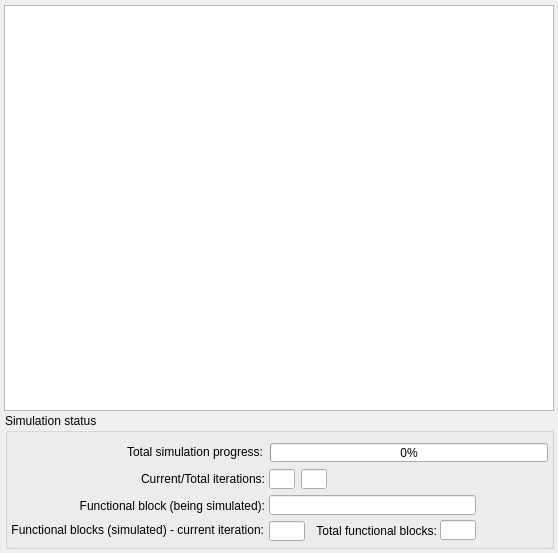
<?xml version="1.0" encoding="UTF-8"?>
<ui version="4.0">
 <class>simulationStatus</class>
 <widget class="QDialog" name="simulationStatus">
  <property name="windowModality">
   <enum>Qt::NonModal</enum>
  </property>
  <property name="geometry">
   <rect>
    <x>0</x>
    <y>0</y>
    <width>558</width>
    <height>553</height>
   </rect>
  </property>
  <property name="sizePolicy">
   <sizepolicy hsizetype="Fixed" vsizetype="Fixed">
    <horstretch>0</horstretch>
    <verstretch>0</verstretch>
   </sizepolicy>
  </property>
  <property name="minimumSize">
   <size>
    <width>558</width>
    <height>553</height>
   </size>
  </property>
  <property name="maximumSize">
   <size>
    <width>558</width>
    <height>553</height>
   </size>
  </property>
  <property name="font">
   <font>
    <family>Segoe UI</family>
   </font>
  </property>
  <property name="windowTitle">
   <string>Simulation status</string>
  </property>
  <property name="windowIcon">
   <iconset>
    <normaloff>Icon_SystemLabDesigner.bmp</normaloff>Icon_SystemLabDesigner.bmp</iconset>
  </property>
  <property name="modal">
   <bool>false</bool>
  </property>
  <widget class="QTextEdit" name="textEdit">
   <property name="geometry">
    <rect>
     <x>4</x>
     <y>5</y>
     <width>550</width>
     <height>406</height>
    </rect>
   </property>
  </widget>
  <widget class="QGroupBox" name="groupBox">
   <property name="geometry">
    <rect>
     <x>5</x>
     <y>413</y>
     <width>549</width>
     <height>136</height>
    </rect>
   </property>
   <property name="title">
    <string>Simulation status</string>
   </property>
   <widget class="QProgressBar" name="progressBar">
    <property name="geometry">
     <rect>
      <x>265</x>
      <y>30</y>
      <width>278</width>
      <height>19</height>
     </rect>
    </property>
    <property name="value">
     <number>0</number>
    </property>
   </widget>
   <widget class="QLabel" name="label_3">
    <property name="geometry">
     <rect>
      <x>120</x>
      <y>28</y>
      <width>138</width>
      <height>21</height>
     </rect>
    </property>
    <property name="text">
     <string>Total simulation progress:</string>
    </property>
    <property name="alignment">
     <set>Qt::AlignRight|Qt::AlignTrailing|Qt::AlignVCenter</set>
    </property>
   </widget>
   <widget class="QLabel" name="label_5">
    <property name="geometry">
     <rect>
      <x>132</x>
      <y>55</y>
      <width>128</width>
      <height>21</height>
     </rect>
    </property>
    <property name="text">
     <string>Current/Total iterations:</string>
    </property>
    <property name="alignment">
     <set>Qt::AlignRight|Qt::AlignTrailing|Qt::AlignVCenter</set>
    </property>
   </widget>
   <widget class="QLineEdit" name="currentIteration">
    <property name="geometry">
     <rect>
      <x>264</x>
      <y>56</y>
      <width>26</width>
      <height>20</height>
     </rect>
    </property>
   </widget>
   <widget class="QLineEdit" name="totalIterations">
    <property name="geometry">
     <rect>
      <x>296</x>
      <y>56</y>
      <width>26</width>
      <height>20</height>
     </rect>
    </property>
   </widget>
   <widget class="QLineEdit" name="simulatedBlocks">
    <property name="geometry">
     <rect>
      <x>264</x>
      <y>108</y>
      <width>36</width>
      <height>20</height>
     </rect>
    </property>
   </widget>
   <widget class="QLabel" name="label_2">
    <property name="geometry">
     <rect>
      <x>6</x>
      <y>106</y>
      <width>253</width>
      <height>21</height>
     </rect>
    </property>
    <property name="text">
     <string>Functional blocks (simulated) - current iteration:</string>
    </property>
    <property name="alignment">
     <set>Qt::AlignRight|Qt::AlignTrailing|Qt::AlignVCenter</set>
    </property>
   </widget>
   <widget class="QLineEdit" name="totalBlocks">
    <property name="geometry">
     <rect>
      <x>435</x>
      <y>107</y>
      <width>36</width>
      <height>20</height>
     </rect>
    </property>
   </widget>
   <widget class="QLineEdit" name="currentBlockName">
    <property name="geometry">
     <rect>
      <x>264</x>
      <y>82</y>
      <width>207</width>
      <height>20</height>
     </rect>
    </property>
   </widget>
   <widget class="QLabel" name="label_7">
    <property name="geometry">
     <rect>
      <x>74</x>
      <y>82</y>
      <width>186</width>
      <height>21</height>
     </rect>
    </property>
    <property name="text">
     <string>Functional block (being simulated):</string>
    </property>
    <property name="alignment">
     <set>Qt::AlignRight|Qt::AlignTrailing|Qt::AlignVCenter</set>
    </property>
   </widget>
   <widget class="QLabel" name="label_4">
    <property name="geometry">
     <rect>
      <x>306</x>
      <y>107</y>
      <width>126</width>
      <height>21</height>
     </rect>
    </property>
    <property name="text">
     <string>Total functional blocks:</string>
    </property>
    <property name="alignment">
     <set>Qt::AlignRight|Qt::AlignTrailing|Qt::AlignVCenter</set>
    </property>
   </widget>
  </widget>
 </widget>
 <resources/>
 <connections/>
</ui>
